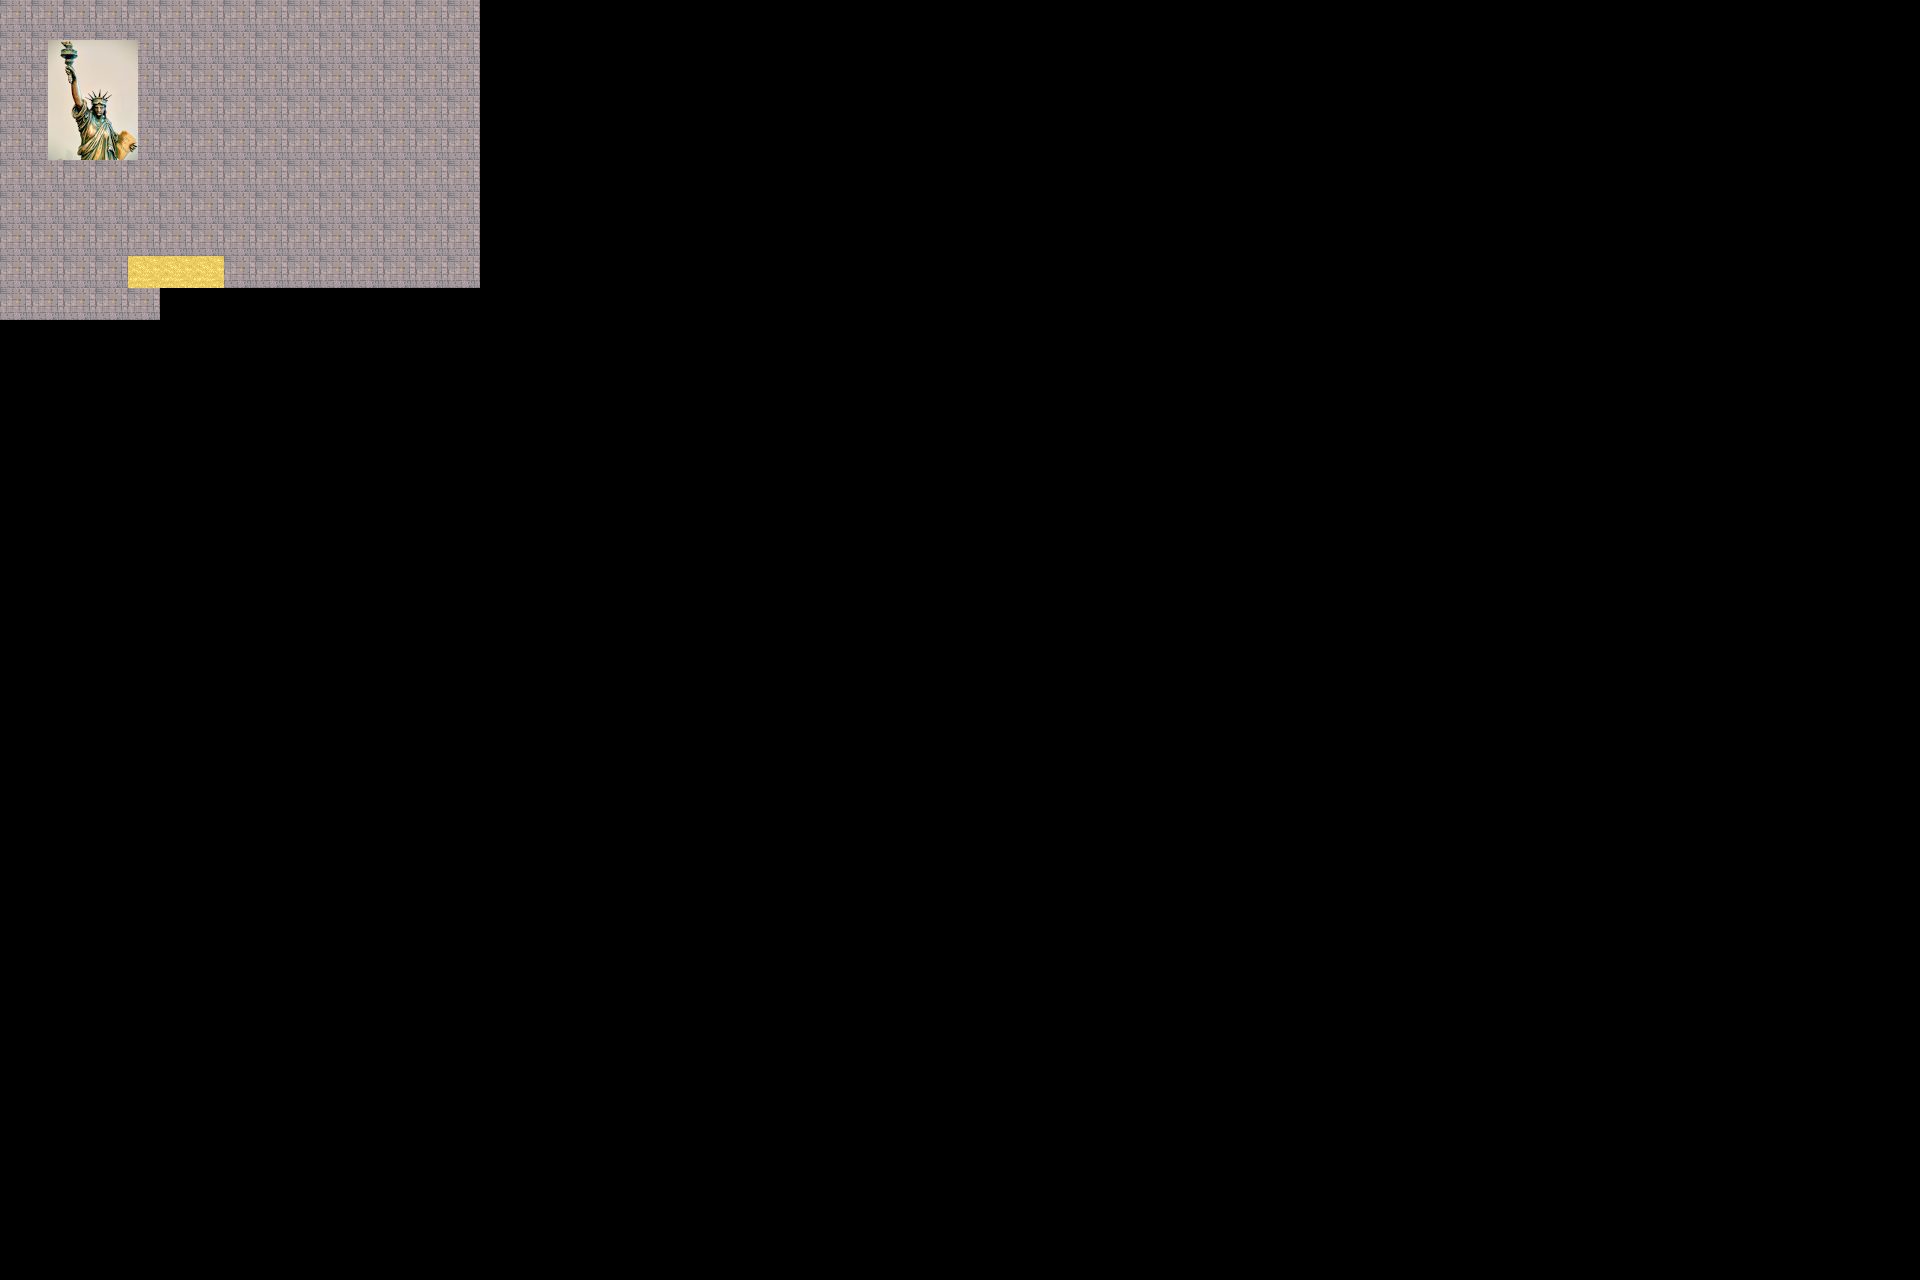

Tiled map render using the project's own tile images. Description and the map definition, with tile-layer contents summarised, below:
An orthogonal 60x40 tile map with 32x32 px tiles, 4 tile layers (background, fringe, object, collision), 2 tilesets and 1 object (event).

<map version="1.10" tiledversion="1.10.1" orientation="orthogonal" renderorder="right-down" width="60" height="40" tilewidth="32" tileheight="32" infinite="0" nextlayerid="8" nextobjectid="2">
 <editorsettings>
  <export target="../../mods/hero_geos/maps/newyork.tm" format="flare" />
 </editorsettings>
 <properties>
  <property name="hero_pos" value="1,1" />
  <property name="tileset" value="tilesetdefs/newyork.txt" />
  <property name="title" value="new york" />
 </properties>
 <tileset firstgid="1" source="map1.tsx" />
 <tileset firstgid="11" source="sites.tsx" />
 <layer id="1" name="background" width="60" height="40">
  <data>[2400 cells, 140 non-empty, 2 distinct tile ids]</data>
 </layer>
 <layer id="2" name="fringe" width="60" height="40">
  <data>[2400 cells, 1 non-empty, 1 distinct tile ids]</data>
 </layer>
 <layer id="3" name="object" width="60" height="40">
  <data>[2400 cells, 0 non-empty, 0 distinct tile ids]</data>
 </layer>
 <layer id="4" name="collision" width="60" height="40">
  <data>[2400 cells, 0 non-empty, 0 distinct tile ids]</data>
 </layer>
 <objectgroup id="5" name="event">
  <object id="1" name="to city" type="event" x="146" y="270" width="104" height="39">
   <properties>
    <property name="activate" value="on_trigger" />
    <property name="hotspot" value="location" />
    <property name="intermap" value="maps/city.txt" />
    <property name="msg" value="a place of liberty" />
    <property name="tooltip" value="to city" />
   </properties>
  </object>
 </objectgroup>
 <objectgroup id="6" name="npc" />
 <objectgroup id="7" name="enemy" />
</map>
